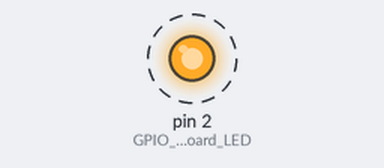
The sketch below on a simulated Arduino Uno, built with avr-gcc and run on an emulated ATmega328P. Shown: output pins drawn as LEDs (lit = HIGH). Dashed ring = blinking. What the sketch prints to the serial monitor is not drawn.

Above: at 1.2 s.
Timing chart, 0 to 4.0 s (numbered marks = the images above):
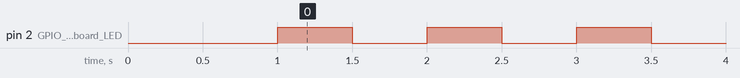

Measured:
- by itself, pin 2 (GPIO_2_is_the_onboard_LED): alternates HIGH for 0.50 s and LOW for 0.50 s

The sketch:

Pin_Test.ino
```cpp
#include <dummy.h>

#include <dummy.h>

void setup() {
  delay(1000);  // Add this line
  Serial.begin(115200);
  Serial.println("LedBlink started");

  pinMode(2, OUTPUT);  // GPIO 2 is the onboard LED
}

void loop() {
  Serial.println("LedBlink");
  digitalWrite(2, HIGH);   // Turn LED on
  delay(500);              // Wait 500ms
  digitalWrite(2, LOW);    // Turn LED off
  delay(500);              // Wait 500ms
}
```
